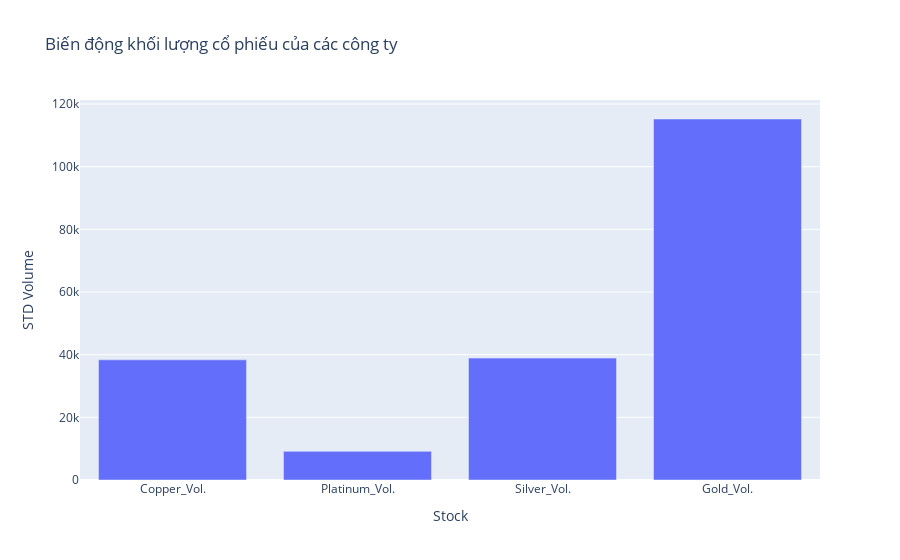

Source (notebook cell):
### Code cell
df_volume_std = df_volume.std()
df_volume_std = df_volume_std.reset_index()
df_volume_std.columns = ['Stock', 'STD Volume']
fig = px.bar(df_volume_std, x='Stock', y='STD Volume', title='Biến động khối lượng cổ phiếu của các công ty')
fig.show()

### Figure 1 — Plotly figure (JSON) as saved in the notebook; plotly's stock layout.template omitted (floating-point values rounded to 4 significant figures)
{"data": [{"alignmentgroup": "True", "hovertemplate": "Stock=%{x}<br>STD Volume=%{y}<extra></extra>", "legendgroup": "", "marker": {"color": "#636efa", "pattern": {"shape": ""}}, "name": "", "offsetgroup": "", "orientation": "v", "showlegend": false, "textposition": "auto", "type": "bar", "x": ["Copper_Vol.", "Platinum_Vol.", "Silver_Vol.", "Gold_Vol."], "xaxis": "x", "y": [38350.0, 9145.0, 38910.0, 115200.0], "yaxis": "y"}], "layout": {"barmode": "relative", "legend": {"tracegroupgap": 0}, "title": {"text": "Biến động khối lượng cổ phiếu của các công ty"}, "xaxis": {"anchor": "y", "domain": [0, 1], "title": {"text": "Stock"}}, "yaxis": {"anchor": "x", "domain": [0, 1], "title": {"text": "STD Volume"}}}}
